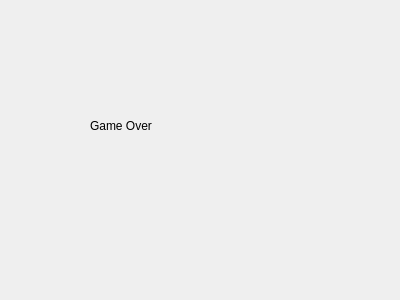
<?xml version="1.0" encoding="UTF-8"?>
<ui version="4.0">
 <class>Dialog</class>
 <widget class="QDialog" name="Dialog">
  <property name="geometry">
   <rect>
    <x>0</x>
    <y>0</y>
    <width>400</width>
    <height>300</height>
   </rect>
  </property>
  <property name="windowTitle">
   <string>Dialog</string>
  </property>
  <widget class="QLabel" name="label">
   <property name="geometry">
    <rect>
     <x>90</x>
     <y>100</y>
     <width>181</width>
     <height>51</height>
    </rect>
   </property>
   <property name="styleSheet">
    <string notr="true">
font: 75 21pt &quot;MS Serif&quot;;
color:rgb(0, 0, 0);
</string>
   </property>
   <property name="text">
    <string>Game Over</string>
   </property>
  </widget>
 </widget>
 <resources/>
 <connections/>
</ui>
